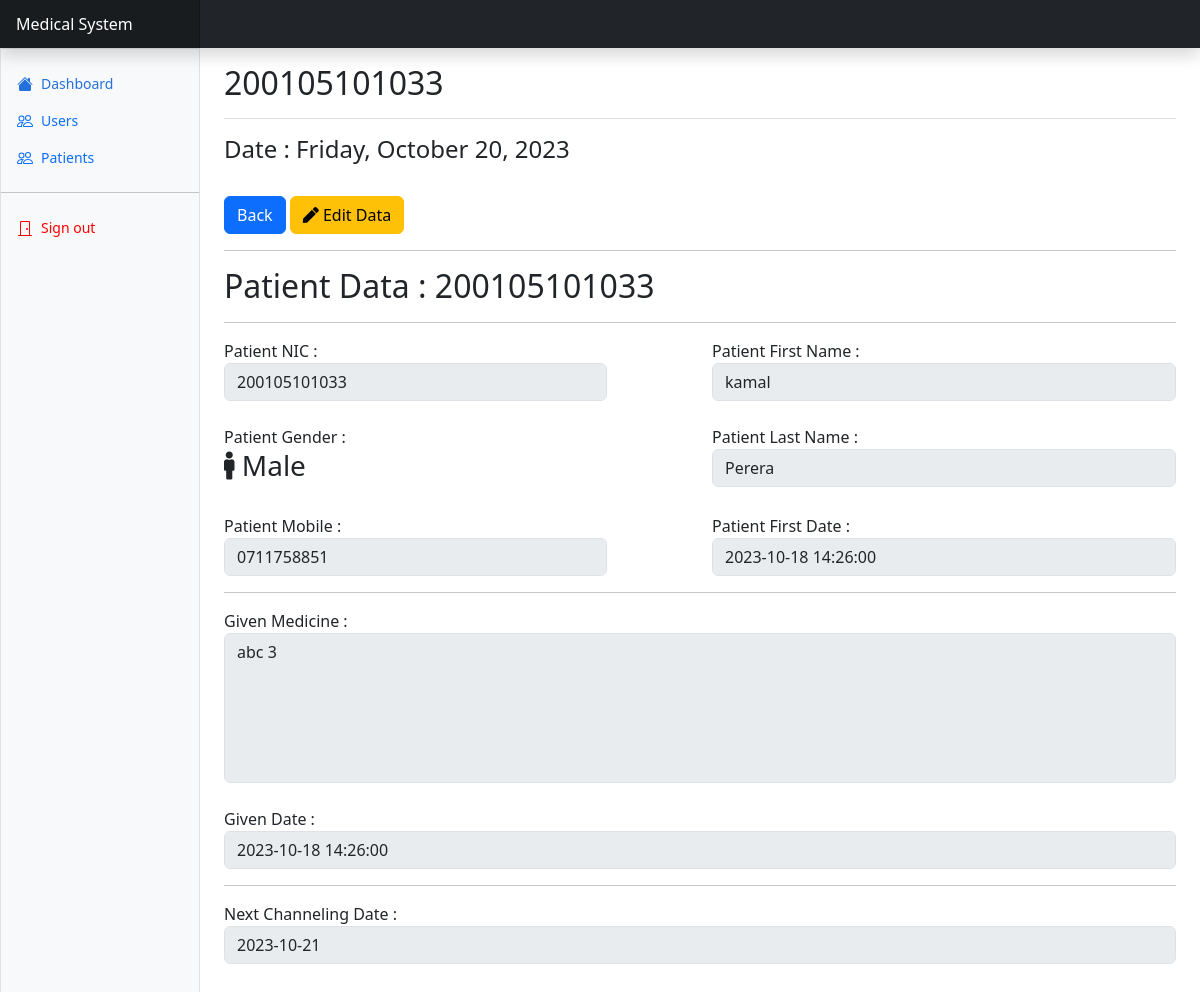
/lib/routes/patient/show.php?id=1 (signed in), run on the app's committed database.
### tables this page shows
CREATE TABLE `patients_tbl` (
  `id` int(10) NOT NULL,
  `nic` varchar(15) NOT NULL,
  `fname` varchar(255) NOT NULL,
  `lname` varchar(255) NOT NULL,
  `gender` varchar(6) NOT NULL,
  `mobile_no` varchar(15) NOT NULL,
  `address` varchar(255) NOT NULL,
  `join_at` datetime NOT NULL,
  `update_at` datetime NOT NULL
);

CREATE TABLE `medicine_tbl` (
  `id` int(10) NOT NULL,
  `nic` varchar(15) NOT NULL,
  `medicine` varchar(255) NOT NULL,
  `add_date` datetime NOT NULL
);

CREATE TABLE `channeling_date_tbl` (
  `id` int(10) NOT NULL,
  `nic` varchar(15) NOT NULL,
  `ch_date` date NOT NULL,
  `booked_date` datetime NOT NULL,
  `channel_status` int(1) NOT NULL
);

### lib/function/function.php (the view, shortened to what this page needs)
<?php
    function patient_nic(){
        $con = Connection();
        $id = $_GET['id'];
        $p_nic = "SELECT * FROM patients_tbl WHERE id = '$id'";
        $p_id_result = mysqli_query($con, $p_nic);
        $p_nic_row = mysqli_fetch_assoc($p_id_result);
        echo $p_nic_row['nic'];
    }
    function show_patient(){
        $con = Connection();
        $patient_id = strval($_SESSION['patient_nic']);
        $patient_data = "SELECT * FROM patients_tbl WHERE nic = '$patient_id'";
        $patient_data_result = mysqli_query($con, $patient_data);
        $patient_data_view = mysqli_fetch_assoc($patient_data_result);
        $patient = "
            <h2>Patient Data : ".$patient_data_view['nic']."</h2>
            <hr>
            <div class='row'>
                <div class='col-lg-5'>
                    Patient NIC :
                    <input type='text' class='form-control' value='".$patient_data_view['nic']."' disabled>
                </div>
                <div class='col-lg-1'>&nbsp;&nbsp;&nbsp;</div>
                <div class='col-lg-6'>
                    Patient First Name :
                    <input type='text' class='form-control' value='".$patient_data_view['fname']."' disabled>
                </div>
            </div>
            <br>
            <div class='row'>
                <div class='col-lg-5'>
                    Patient Gender : ";
                    if($patient_data_view['gender'] == "male"){
                        $patient .= "<h3><i class='fas fa-male'></i> Male</h3>";
                    }
                    elseif($patient_data_view['gender'] == "female"){
                        $patient .= "<h3><i class='fas fa-female'></i> Female</h3>";
                    }
            $patient .="
                </div>
                <div class='col-lg-1'>&nbsp;&nbsp;&nbsp;</div>
                <div class='col-lg-6'>
                    Patient Last Name :
                    <input type='text' class='form-control' value='".$patient_data_view['lname']."' disabled>
                </div>
            </div>
            <br>
            <div class='row'>
                <div class='col-lg-5'>
                    Patient Mobile :
                    <input type='text' class='form-control' value='".$patient_data_view['mobile_no']."' disabled>
                </div>
                <div class='col-lg-1'>&nbsp;&nbsp;&nbsp;</div>
                <div class='col-lg-6'>
                    Patient First Date :
                    <input type='text' class='form-control' value='".$patient_data_view['join_at']."' disabled>
                </div>
            </div>
            <hr>
        ";
        $medi_info = "SELECT * FROM medicine_tbl WHERE nic = '$patient_id'";
        $medi_info_result = mysqli_query($con, $medi_info);
        $medi_info_view = mysqli_fetch_assoc($medi_info_result);
        $patient .= "
            <div class='row'>
                <div class='col-lg-12'>
                    Given Medicine :
                    <textarea class='form-control pAddress' disabled>".$medi_info_view['medicine']."</textarea>
                </div>
            </div>
            <br>
            <div class='row'>
                <div class='col-lg-12'>
                    Given Date :
                    <input type='text' class='form-control' value='".$medi_info_view['add_date']."' disabled>
                </div>
            </div>
            <hr>
        ";
        $next_ch_date = "SELECT * FROM channeling_date_tbl WHERE nic = '$patient_id'";
        $next_ch_date_result = mysqli_query($con, $next_ch_date);
        $view_next_ch_date = mysqli_fetch_assoc($next_ch_date_result);
        $patient .= "
            <div class='row'>
                <div class='col-lg-12'>
                    Next Channeling Date :
                    <input type='text' class='form-control' value='".$view_next_ch_date['ch_date']."' disabled>
                </div>
            </div>
            <br><br>
        ";
        echo $patient;
    }
?>

### lib/routes/patient/show.php (style rules this page uses)
.pAddress { width: 100%; height: 150px; resize: none; }

### data on the page
patients_tbl: nic "200105101033", fname "kamal", lname "Perera", mobile_no "0711758851", join_at "2023-10-18 14:26:00"
medicine_tbl: medicine "abc 3", add_date "2023-10-18 14:26:00"
channeling_date_tbl: ch_date "2023-10-21"
